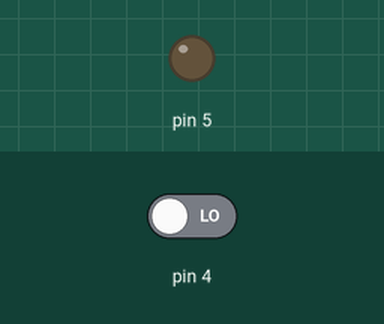
This sketch was run on a simulated Arduino Uno, built with avr-gcc and run on an emulated ATmega328P. Parts: output pins drawn as LEDs (lit = HIGH). The inputs (shaded band) are chosen by the test bench; at power-on: pin 4 LOW.

Above: at 1.2 s.
1.3 s: pin 4 driven HIGH
At 2.0 s:
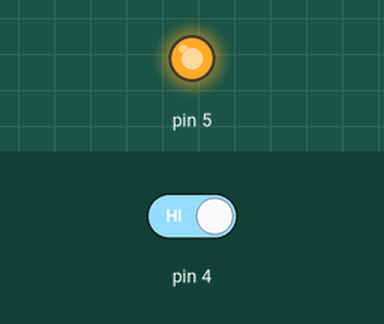
2.8 s: pin 4 driven LOW
At 3.2 s:
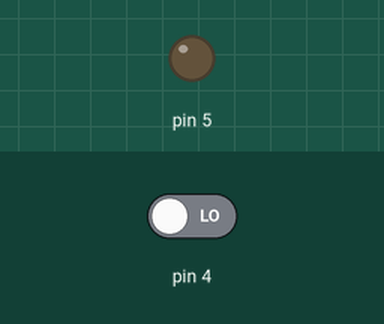
Timing chart, 0 to 5.8 s (numbered marks = the images above; inputs shaded):
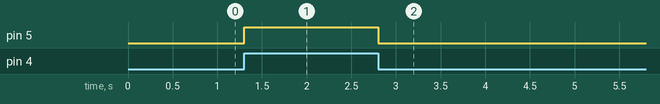

The sketch:

_4_2_switching_led.ino
```cpp
void setup(){
  pinMode(4,INPUT);
  pinMode(5,OUTPUT);
}

void loop(){
 if(digitalRead(4)==HIGH){
digitalWrite(5, HIGH);
}
else{
  digitalWrite(5, LOW);
  }
}
```

Measured:
- after the input at 1.3 s, pin 5: LOW → HIGH at once
- after the input at 2.8 s, pin 5: HIGH → LOW at once
